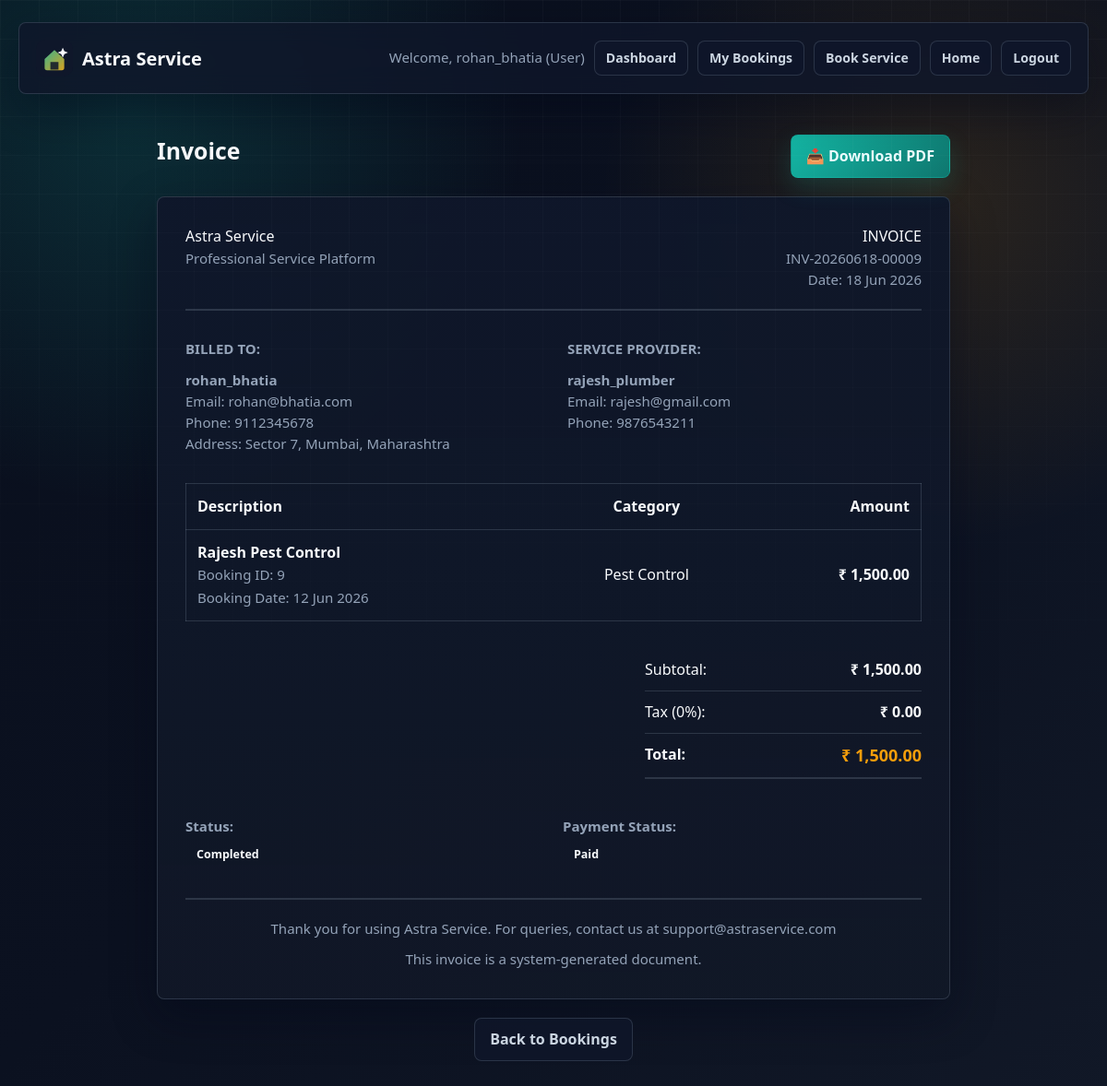
The page /user/invoice.php?booking_id=9 (signed in) on the database its author committed.
### tables this page shows
CREATE TABLE bookings (
    id INT AUTO_INCREMENT PRIMARY KEY,
    user_id INT,
    service_id INT,
    provider_id INT,
    customer_name VARCHAR(100),
    customer_phone VARCHAR(20),
    customer_address VARCHAR(255),
    service_price DECIMAL(10, 2) DEFAULT 0.00,
    status ENUM('pending', 'confirmed', 'completed', 'cancelled') DEFAULT 'pending',
    booking_date TIMESTAMP DEFAULT CURRENT_TIMESTAMP,
    completion_date DATETIME,
    FOREIGN KEY(user_id) REFERENCES users(id) ON DELETE CASCADE,
    FOREIGN KEY(service_id) REFERENCES services(id) ON DELETE SET NULL,
    FOREIGN KEY(provider_id) REFERENCES users(id) ON DELETE SET NULL
);

CREATE TABLE users (
    id INT AUTO_INCREMENT PRIMARY KEY,
    username VARCHAR(50) NOT NULL UNIQUE,
    email VARCHAR(100) NOT NULL UNIQUE,
    password VARCHAR(255) NOT NULL,
    role ENUM('admin', 'user', 'provider') DEFAULT 'user',
    phone VARCHAR(20),
    address VARCHAR(255),
    created_at TIMESTAMP DEFAULT CURRENT_TIMESTAMP
);

CREATE TABLE services (
    id INT AUTO_INCREMENT PRIMARY KEY,
    category VARCHAR(100) NOT NULL,
    provider_id INT,
    name VARCHAR(100),
    phone VARCHAR(20),
    price DECIMAL(10, 2) DEFAULT 0.00,
    status ENUM('available', 'booked') DEFAULT 'available',
    created_at TIMESTAMP DEFAULT CURRENT_TIMESTAMP,
    FOREIGN KEY(provider_id) REFERENCES users(id) ON DELETE SET NULL
);

### shared/functions.php (called while the page is built, shortened)
<?php
function formatCurrency($amount) {
    return '₹ ' . number_format($amount, 2);
}
function formatDate($date) {
    return date('d M Y', strtotime($date));
}
function getBookingDetails($conn, $bookingId) {
    $stmt = $conn->prepare("
        SELECT b.*,
               s.name AS service_name,
               s.category,
               u.username AS customer_name,
               u.email AS customer_email,
               u.phone AS customer_phone,
               u.address AS customer_address,
               p.username AS provider_name,
               p.email AS provider_email,
               p.phone AS provider_phone
        FROM bookings b
        LEFT JOIN services s ON b.service_id = s.id
        LEFT JOIN users u ON b.user_id = u.id
        LEFT JOIN users p ON b.provider_id = p.id
        WHERE b.id = ?
    ");
    if ($stmt) {
        $stmt->bind_param('i', $bookingId);
        $stmt->execute();
        $result = $stmt->get_result();
        $data = $result && $result->num_rows > 0 ? $result->fetch_assoc() : null;
        return $data;
    }
    return null;
}

### user/invoice.php (the view, shortened to what this page needs)
<?php
include_once '../shared/auth.php';
include_once '../shared/functions.php';
$conn = getDbConnection();
$bookingId = intval($_GET['booking_id'] ?? 0);
$booking = getBookingDetails($conn, $bookingId);
?>
<?php include '../shared/header.php'; ?>
    <div style="max-width: 900px; margin: 0 auto; padding: 20px;">
        <div style="display: flex; justify-content: space-between; align-items: center; margin-bottom: 20px;">
            <h1 class="h1">Invoice</h1>
            <a href="invoice_pdf.php?booking_id=<?php echo intval($bookingId); ?>" class="btn">📥 Download PDF</a>
        </div>
        <div class="card" style="padding: 30px;">
            <div style="display: flex; justify-content: space-between; margin-bottom: 30px; border-bottom: 2px solid var(--border); padding-bottom: 20px;">
                <div>
                    <div class="h2">Astra Service</div>
                    <div class="small">Professional Service Platform</div>
                </div>
                <div style="text-align: right;">
                    <div class="h3">INVOICE</div>
                    <div class="small">INV-<?php echo htmlspecialchars(date('Ymd')); ?>-<?php echo str_pad($bookingId, 5, '0', STR_PAD_LEFT); ?></div>
                    <div class="small">Date: <?php echo formatDate(date('Y-m-d')); ?></div>
                </div>
            </div>
            <div style="display: grid; grid-template-columns: 1fr 1fr; gap: 30px; margin-bottom: 30px;">
                <div>
                    <div class="small" style="font-weight: bold; margin-bottom: 10px;">BILLED TO:</div>
                    <div class="small">
                        <strong><?php echo htmlspecialchars($booking['customer_name'] ?? 'N/A'); ?></strong><br>
                        Email: <?php echo htmlspecialchars($booking['customer_email'] ?? '-'); ?><br>
                        Phone: <?php echo htmlspecialchars($booking['customer_phone'] ?? '-'); ?><br>
                        Address: <?php echo htmlspecialchars($booking['customer_address'] ?? '-'); ?>
                    </div>
                </div>
                <div>
                    <div class="small" style="font-weight: bold; margin-bottom: 10px;">SERVICE PROVIDER:</div>
                    <div class="small">
                        <strong><?php echo htmlspecialchars($booking['provider_name'] ?? 'N/A'); ?></strong><br>
                        Email: <?php echo htmlspecialchars($booking['provider_email'] ?? '-'); ?><br>
                        Phone: <?php echo htmlspecialchars($booking['provider_phone'] ?? '-'); ?>
                    </div>
                </div>
            </div>
            <div style="margin-bottom: 30px;">
                <table style="width: 100%; border-collapse: collapse; margin-bottom: 20px;">
                    <thead>
                        <tr style="background-color: var(--bg-secondary); border: 1px solid var(--border);">
                            <th style="padding: 12px; text-align: left;">Description</th>
                            <th style="padding: 12px; text-align: center;">Category</th>
                            <th style="padding: 12px; text-align: right;">Amount</th>
                        </tr>
                    </thead>
                    <tbody>
                        <tr style="border: 1px solid var(--border);">
                            <td style="padding: 12px;">
                                <strong><?php echo htmlspecialchars($booking['service_name'] ?? 'Service'); ?></strong><br>
                                <span class="small">Booking ID: <?php echo intval($bookingId); ?></span><br>
                                <span class="small">Booking Date: <?php echo formatDate($booking['booking_date']); ?></span>
                            </td>
                            <td style="padding: 12px; text-align: center;"><?php echo htmlspecialchars($booking['category'] ?? '-'); ?></td>
                            <td style="padding: 12px; text-align: right;"><strong><?php echo formatCurrency($booking['service_price'] ?? 0); ?></strong></td>
                        </tr>
                    </tbody>
                </table>
            </div>
            <div style="display: flex; justify-content: flex-end; margin-bottom: 30px;">
                <div style="width: 300px;">
                    <div style="display: flex; justify-content: space-between; padding: 10px 0; border-bottom: 1px solid var(--border);">
                        <span>Subtotal:</span>
                        <strong><?php echo formatCurrency($booking['service_price'] ?? 0); ?></strong>
                    </div>
                    <div style="display: flex; justify-content: space-between; padding: 10px 0; border-bottom: 1px solid var(--border);">
                        <span>Tax (0%):</span>
                        <strong><?php echo formatCurrency(0); ?></strong>
                    </div>
                    <div style="display: flex; justify-content: space-between; padding: 10px 0; border-bottom: 2px solid var(--border); margin-bottom: 10px;">
                        <span style="font-weight: bold;">Total:</span>
                        <strong style="font-size: 18px; color: var(--accent-2);"><?php echo formatCurrency($booking['service_price'] ?? 0); ?></strong>
                    </div>
                </div>
            </div>
            <div style="display: grid; grid-template-columns: 1fr 1fr; gap: 20px;">
                <div>
                    <div class="small" style="font-weight: bold;">Status:</div>
                    <span class="status-badge status-<?php echo htmlspecialchars($booking['status']); ?>" style="padding: 8px 12px; display: inline-block;">
                        <?php echo ucfirst(htmlspecialchars($booking['status'])); ?>
                    </span>
                </div>
                <div>
                    <div class="small" style="font-weight: bold;">Payment Status:</div>
                    <span class="status-badge" style="padding: 8px 12px; display: inline-block;">
                        <?php echo $booking['status'] === 'completed' ? 'Paid' : 'Pending'; ?>
                    </span>
                </div>
            </div>
            <div style="margin-top: 30px; padding-top: 20px; border-top: 2px solid var(--border); text-align: center; color: var(--text-secondary);">
                <div class="small">Thank you for using Astra Service. For queries, contact us at support@astraservice.com</div>
                <div class="small" style="margin-top: 10px;">This invoice is a system-generated document.</div>
            </div>
        </div>
        <div style="margin-top: 20px; text-align: center;">
            <a href="my_bookings.php" class="btn secondary">Back to Bookings</a>
        </div>
    </div>
<?php include '../shared/footer.php'; ?>

### assets/css/style.css (style rules this page uses)
:root { --bg: #0b1120; --bg-soft: #111827; --surface: rgba(15, 23, 42, 0.9); --surface-2: #162033; --surface-3: #1f2937; --text: #f8fafc; --text-secondary: #cbd5e1; --muted: #94a3b8; --border: rgba(148, 163, 184, 0.22); --accent: #14b8a6; --accent-2: #f59e0b; --accent-3: #38bdf8; --accent-dark: #0f766e; --success: #22c55e; --warning: #f59e0b; --danger: #ef4444; --shadow: rgba(2, 6, 23, 0.42); --radius: 8px; }
* { box-sizing: border-box; }
html, body { min-height: 100%; margin: 0; }
body { font-family: "Segoe UI", Arial, sans-serif; color: var(--text); background: radial-gradient(circle at 12% 10%, rgba(20, 184, 166, 0.18), transparent 28%), radial-gradient(circle at 85% 18%, rgba(245, 158, 11, 0.13), transparent 26%), linear-gradient(135deg, #090f1d 0%, var(--bg) 48%, #111827 100%); line-height: 1.55; }
body::before { content: ""; position: fixed; inset: 0; pointer-events: none; background-image: linear-gradient(rgba(255, 255, 255, 0.035) 1px, transparent 1px), linear-gradient(90deg, rgba(255, 255, 255, 0.035) 1px, transparent 1px); background-size: 42px 42px; mask-image: linear-gradient(to bottom, rgba(0, 0, 0, 0.75), transparent 72%); }
a { color: var(--accent-3); text-decoration: none; transition: color 0.2s ease, border-color 0.2s ease, transform 0.2s ease; }
.card { border: 1px solid var(--border); border-radius: var(--radius); background: linear-gradient(180deg, rgba(15, 23, 42, 0.96), rgba(17, 24, 39, 0.9)); box-shadow: 0 18px 48px var(--shadow); padding: 24px; }
.h1 { margin: 0 0 12px; font-size: clamp(1.55rem, 2vw, 2.15rem); line-height: 1.15; letter-spacing: 0; }
.small, .text-muted { color: var(--muted); font-size: 0.94rem; }
.btn { display: inline-flex; align-items: center; justify-content: center; gap: 8px; min-height: 40px; padding: 10px 16px; border: 1px solid rgba(20, 184, 166, 0.35); border-radius: var(--radius); background: linear-gradient(135deg, var(--accent), var(--accent-dark)); color: #ecfeff; cursor: pointer; font-weight: 800; font-family: inherit; text-decoration: none; box-shadow: 0 10px 26px rgba(20, 184, 166, 0.18); transition: transform 0.2s ease, box-shadow 0.2s ease, border-color 0.2s ease, background 0.2s ease; }
.btn.secondary { background: rgba(15, 23, 42, 0.82); color: var(--text-secondary); border-color: var(--border); box-shadow: none; }
.status-badge, .badge { display: inline-flex; align-items: center; width: fit-content; padding: 5px 10px; border-radius: 999px; font-size: 0.78rem; font-weight: 800; text-transform: capitalize; }

### rows shown on the page
bookings: user.username "rohan_bhatia", user.email "rohan@bhatia.com", user.phone "9112345678", user.address "Sector 7, Mumbai, Maharashtra", provider.username "rajesh_plumber", provider.email "rajesh@gmail.com", provider.phone "9876543211", service.name "Rajesh Pest Control", booking_date "12 Jun 2026", service.category "Pest Control", service_price "₹ 1,500.00", status "Completed"

### other values the page prints
getCurrentUsername() "rohan_bhatia"
getCurrentUserRole() "User"
str_pad($bookingId, 5, '0', STR_PAD_LEFT) "00009"
$bookingId "9"
formatCurrency(0) "₹ 0.00"
